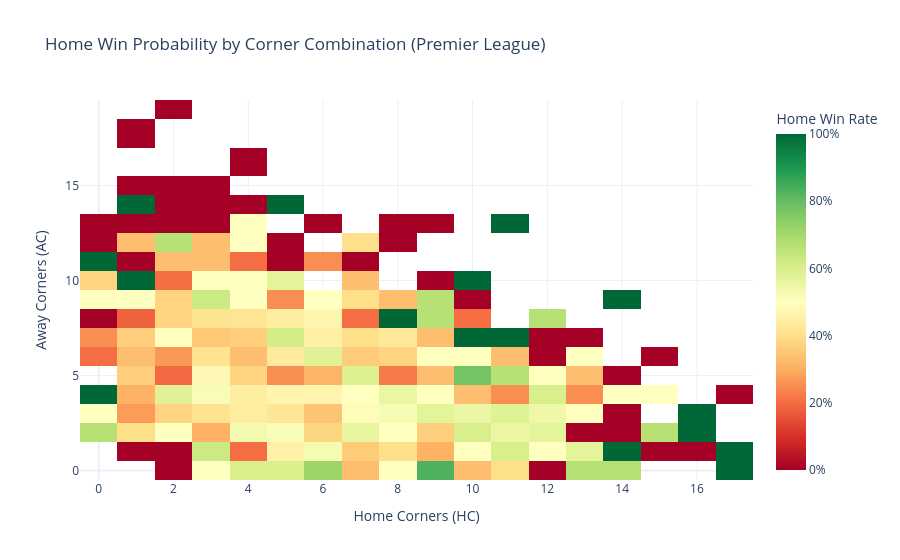

Notebook code for this chart:
### Code cell
#corners
win_rate = merged_premier.groupby(['HC', 'AC'])['HomeWin'].mean().reset_index()

fig_cornersPremier = go.Figure(data=go.Heatmap(
    x=win_rate['HC'],
    y=win_rate['AC'],
    z=win_rate['HomeWin'],
    colorscale='RdYlGn',
    colorbar=dict(title="Home Win Rate", tickformat=".0%"),
))

fig_cornersPremier.update_layout(
    title="Home Win Probability by Corner Combination (Premier League)",
    xaxis_title="Home Corners (HC)",
    yaxis_title="Away Corners (AC)",
    template="plotly_white"
)

fig_cornersPremier.show()


with open("corner_heatmapPremier_fig.pkl", "wb") as f:
    pickle.dump(fig_cornersPremier, f)

### Figure 1 — Plotly figure (JSON) as saved in the notebook; plotly's stock layout.template omitted (floating-point values rounded to 4 significant figures; data arrays with more than 128 entries replaced by an {"elided": "..."} marker saying what was removed)
{"data": [{"colorbar": {"tickformat": ".0%", "title": {"text": "Home Win Rate"}}, "colorscale": [[0, "rgb(165,0,38)"], [0.1, "rgb(215,48,39)"], [0.2, "rgb(244,109,67)"], [0.3, "rgb(253,174,97)"], [0.4, "rgb(254,224,139)"], [0.5, "rgb(255,255,191)"], [0.6, "rgb(217,239,139)"], [0.7, "rgb(166,217,106)"], [0.8, "rgb(102,189,99)"], [0.9, "rgb(26,152,80)"], [1, "rgb(0,104,55)"]], "type": "heatmap", "x": {"elided": "193 int values"}, "y": {"elided": "193 int values"}, "z": {"elided": "193 float values"}}], "layout": {"title": {"text": "Home Win Probability by Corner Combination (Premier League)"}, "xaxis": {"title": {"text": "Home Corners (HC)"}}, "yaxis": {"title": {"text": "Away Corners (AC)"}}}}
